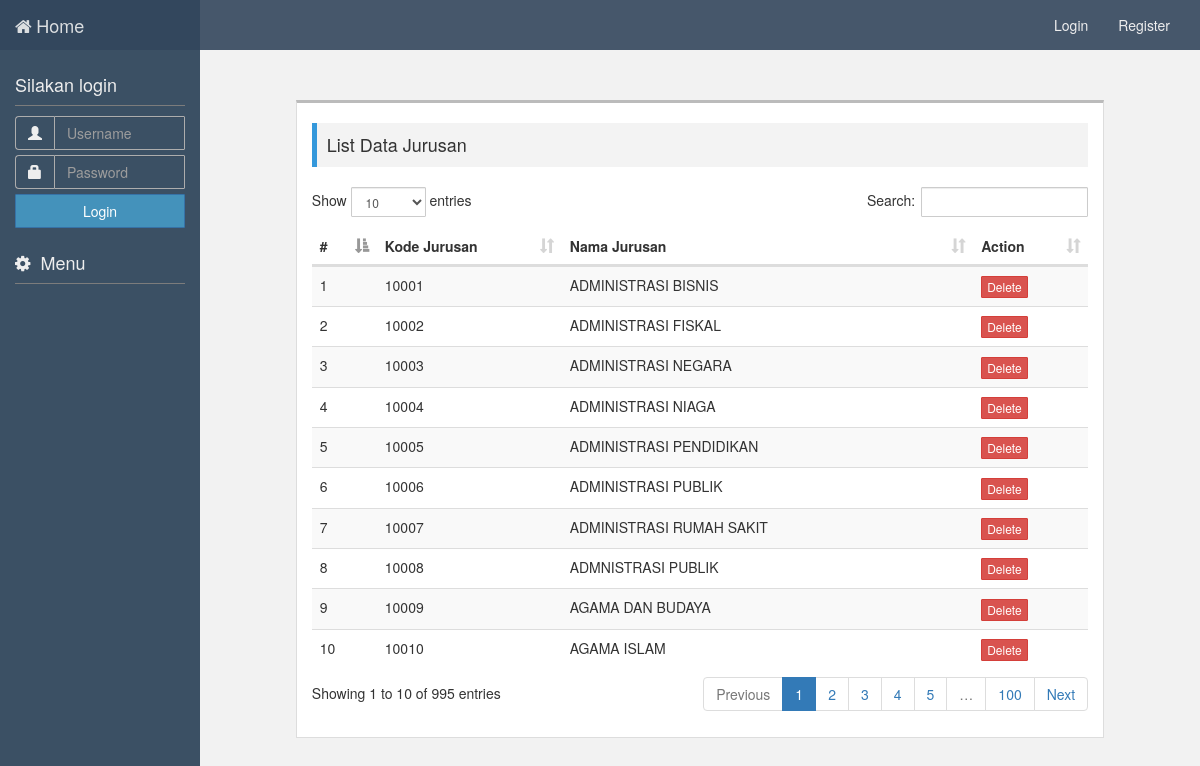
The page /admin/jurusan.php on the database its author committed.
### tables this page shows
CREATE TABLE `tbl_list_jurusan` (
  `kode_jurusan` int(7) NOT NULL,
  `nama` varchar(30) NOT NULL
);

### functions.php (called while the page is built, shortened)
<?php
	require_once("dbConfig.php");
	function base_url(){
		return "http://localhost/adpti";
	}
?>

### model/model_jurusan.php (called while the page is built, shortened)
<?php
	require_once(base_url()."/dbConfig.php");
	class model_jurusan extends dbConfig{
		public function get_list($lim=0){
			$q = "select * from tbl_list_jurusan";
			$query = $this->db->query($q);
			while($res = $query->fetch_object()){
				$result[] = $res;
			}
			return $result;
		}
	}
	$jurusan = new model_jurusan();
?>

### dbConfig.php (called while the page is built, shortened)
<?php
class dbConfig{
	protected $host = "localhost";
	protected $user = "root";
	protected $pass = "";
	protected $dbase = "adpti";
	public function __construct(){
		$this->db = new mysqli($this->host,$this->user,$this->pass,$this->dbase);
	}
}
?>

### admin/jurusan.php (the view, shortened to what this page needs)
<?php
	require_once("../header.php");
?>
	<div class="col-sm-offset-2 col-sm-10 content">
		<div class="col-sm-offset-1 col-sm-10 konten">
			<div class="title"><h4>List Data Jurusan</h4></div>
			<div>
				<table class="table table-striped" id="listJrs">
					<thead>
						<tr>
							<th>#</th>
							<th>Kode Jurusan</th>
							<th>Nama Jurusan</th>
							<th>Action</th>
						</tr>
					</thead>
					<tbody>
					<?php
						require_once("../model/model_jurusan.php");
						$data_jrs = $jurusan->get_list();
						$i=1;
						if($data_jrs):
							foreach($data_jrs as $jrs){ ?>
							<tr>
								<td><?=$i++;?></td>
								<td><?=$jrs->kode_jurusan;?></td>
								<td><?=$jrs->nama;?></td>
								<td><a href="#" class="btn btn-danger btn-xs">Delete</a></td>
							</tr>
					<?php } endif; ?>
					</tbody>
				</table>
			</div>
		</div>
	</div>

### header.php (shortened to what this page needs)
<?php
	require_once("functions.php");
?>
<!DOCTYPE html>
<html>
<head>
	<link rel="stylesheet" type="text/css" href="<?=base_url();?>/style.css">
	<link rel="stylesheet" type="text/css" href="<?=base_url();?>/assets/css/bootstrap.min.css">
	<link rel="stylesheet" type="text/css" href="<?=base_url();?>/assets/css/dataTables.bootstrap.min.css">
	<link rel="stylesheet" type="text/css" href="<?=base_url();?>/assets/css/font-awesome.min.css">
	<link rel="stylesheet" type="text/css" href="<?=base_url();?>/assets/css/font-awesome.css">
	<link rel="stylesheet" type="text/css" href="https://maxcdn.bootstrapcdn.com/font-awesome/4.7.0/css/font-awesome.min.css">
</head>
<body>
	<div id="header">
		<nav class="navbar navbar-default">
			<div class="container-fluid">
				<div class="navbar-header">
					<a class="navbar-brand" href="<?=base_url();?>"><i class="fa fa-home">&nbsp;</i>Home</a>
				</div>
				<div class="collapse navbar-collapse" id="navbar">
					<ul class="nav navbar-nav navbar-right">
					<?php if(!isset($_SESSION['username'])): ?>
						<li><a href="<?=base_url();?>/login">Login</a></li>
						<li><a href="<?=base_url();?>/register">Register</a></li>
					<?php endif; ?>
					</ul>
				</div>
			</div>
		</nav>
	</div>
	<div class="container-fluid" id="main">
		<div class="row">
			<div class="col-xs-2 sidebar">
			<?php if(!isset($_SESSION['username'])):?>
				<div class="login-widget">
					<h4> Silakan login</h4><hr>
					<form class="" action="<?=base_url();?>/login_proc" method="post">
						<div class="input-group">
							<span class="input-group-addon"><span class="glyphicon glyphicon-user"></span></span>
							<input type="text" class="form-control" placeholder="Username" name="username">
						</div>
						<div class="input-group">
							<span class="input-group-addon"><span class="glyphicon glyphicon-lock"></span></span>
							<input type="password" class="form-control" placeholder="Password" name="password">
						</div>
						<button class="btn btn-primary" type="submit">Login</button>
					</form>
				</div>
			<?php endif;?>
				<h4><i class="fa fa-cog"></i> &nbsp;Menu</h4><hr>
			</div>

### style.css (style rules this page uses)
body { background: #f2f2f2 !important; }
#header { position: fixed; width: 100%; z-index: 3; top: 0; }
#header nav { margin-bottom: 0; background: #34465d; border: 0; border-radius: 0; opacity: .9; }
.nav li a,.navbar-brand { color: #eee !important; }
#main { margin-top: 50px; overflow: hidden; height: auto; }
input,select,button,textarea { border-radius: 1px !important; }
.sidebar,.content { height: 600px;; overflow: auto; }
.sidebar { position: fixed !important; height: 100% !important; top: 0px; padding-top: 50px; overflow: hidden; color: #eee; opacity: .96; background: #34495e; }
.login-widget .input-group { margin-bottom: 5px; }
.login-widget .input-group-addon { background: transparent !important; color: #eee; border-color: #aaa; }
.login-widget input.form-control { border-radius: 1px; background: transparent; border: 1px solid #aaa; color: #aaa; }
.login-widget { margin: 25px 0; }
.login-widget .btn { width: 100%; background: #2980b9; }
hr { margin: 0 0 10px !important; }
.sidebar hr { border-color: #777; }
.btn { border-radius: 1px !important; }
.content { padding-top: 50px; overflow: hidden; min-height: 400px; margin-bottom: 30px; height: auto; position: relative; }
.konten { position: relative; background: #fff; overflow: hidden; padding-top: 10px; padding-bottom: 20px; border: 1px solid #ddd; border-top: 3px solid #bbb; margin-bottom: 30px; }
div.title { background: #f3f3f3; margin: 10px 0 20px; padding: 2px 10px; border-left: 5px solid #3498db; }
span.input-group-addon { border-top-right-radius: 0 !important; border-bottom-right-radius: 0 !important; }
.input-group .form-control { border-top-left-radius: 0 !important; border-bottom-left-radius: 0 !important; }
.btn-primary { background-color: #3D8EB9 !important; }

### rows shown on the page
tbl_list_jurusan: kode_jurusan "10001", nama "ADMINISTRASI BISNIS"
tbl_list_jurusan: kode_jurusan "10002", nama "ADMINISTRASI FISKAL"
tbl_list_jurusan: kode_jurusan "10003", nama "ADMINISTRASI NEGARA"
tbl_list_jurusan: kode_jurusan "10004", nama "ADMINISTRASI NIAGA"
tbl_list_jurusan: kode_jurusan "10005", nama "ADMINISTRASI PENDIDIKAN"
tbl_list_jurusan: kode_jurusan "10006", nama "ADMINISTRASI PUBLIK"
tbl_list_jurusan: kode_jurusan "10007", nama "ADMINISTRASI RUMAH SAKIT"
tbl_list_jurusan: kode_jurusan "10008", nama "ADMNISTRASI PUBLIK"
tbl_list_jurusan: kode_jurusan "10009", nama "AGAMA DAN BUDAYA"
tbl_list_jurusan: kode_jurusan "10010", nama "AGAMA ISLAM"
